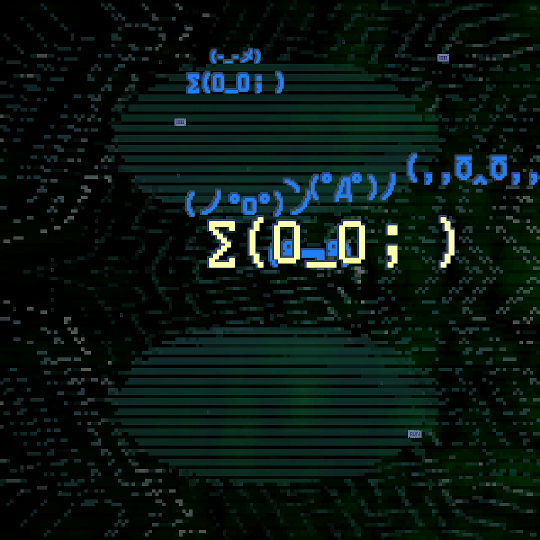
#> input picture assets/viz_20260211_121447.png, 1080 x 1080 px (shown at 1/2 size)
$ python -i ascii_convert.py   (imports and definitions only)
#> lines starting #> are read from the running program, lines starting #| are printed output that depends on the picture
"""
图像转 ASCII 艺术 - Image to ASCII art converter

逐像素将真实图像转换为彩色 ASCII 字符画。
Converts real images to colored ASCII art pixel by pixel.

从 stock_pixel_ascii.py 提取的核心功能。
"""

import math

from PIL import Image, ImageDraw, ImageEnhance, ImageFont


# ========== 字符集（按密度从亮到暗）==========
CHAR_SETS = {
    "classic": " .'`^\",:;Il!i><~+_-?][}{1)(|/tfjrxnuvczXYUJCLQ0OZmwqpdbkhao*#MW&8%B@$",
    "simple": " .:-=+*#%@",
    "blocks": " ░▒▓█",
    "bull": " .+*$↑▲🚀",
    "bear": " .+*$↓▼📉",
    "numbers": " 0123456789",
    "money": " .,;:¥$€£₿",
}


def image_to_ascii_art(
    image_path_or_obj,
    char_set="classic",
    scale=0.25,
    char_width=8,
    char_height=16,
    font_size=10,
    rgb_limit=(255, 255, 255),
    saturation=1.0,
    brightness=1.0,
    bg_color="black",
    custom_font=None,
):
    """
    将图像转换为 ASCII 艺术 - Convert image to ASCII art

    Args:
        image_path_or_obj: 图像路径或 PIL Image 对象
        char_set: 字符集名称或自定义字符串
        scale: 缩放比例（越小越快）
        char_width/char_height: 每个字符的像素尺寸
        font_size: 字体大小
        rgb_limit: RGB 上限 (r, g, b)
        saturation: 饱和度
        brightness: 亮度
        bg_color: 背景色
        custom_font: 自定义字体路径
    """
#> called with image_path_or_obj = '../assets/viz_20260211_121447.png', char_set = 'classic', scale = 0.25, char_width = 8, char_height = 16, font_size = 10, rgb_limit = (255, 255, 255), saturation = 1
    # 加载图像
    if isinstance(image_path_or_obj, str):
        im = Image.open(image_path_or_obj).convert("RGB")
#> im is the input picture: PIL image 1080x1080 RGB; mean R, G, B 9.1, 23.5, 18.7
    else:
        im = image_path_or_obj.convert("RGB")

    # 获取字符集
    if char_set in CHAR_SETS:
        chars = CHAR_SETS[char_set]
    else:
        chars = char_set

    char_array = list(chars[::-1])  # 反转（最亮到最暗）
    char_length = len(char_array)
    interval = char_length / 256

    # 缩放图像
    width, height = im.size
#> width = 1080; height = 1080
    im = im.resize(
        (int(scale * width), int(scale * height * (char_width / char_height))),
        Image.Resampling.NEAREST,
    )
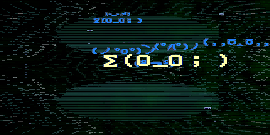
#> im: PIL image 270x135 RGB; mean R, G, B 9.6, 24, 19.1
    width, height = im.size
#> width = 270; height = 135
    pix = im.load()

    # 创建输出图像
    output_image = Image.new(
        "RGB", (char_width * width, char_height * height), color=bg_color
    )
#> output_image: PIL image 2160x2160 RGB; every value is 0
    draw = ImageDraw.Draw(output_image)

    # 加载字体
    try:
        if custom_font:
            font = ImageFont.truetype(custom_font, font_size)
        else:
            font = ImageFont.load_default()
    except (IOError, OSError):
        font = ImageFont.load_default()

    # RGB 限制
    max_r, max_g, max_b = rgb_limit

    # 逐像素转换
    ascii_string = ""
    for i in range(height):
        for j in range(width):
            r, g, b = pix[j, i]  # pyright: ignore[reportOptionalSubscript,reportGeneralTypeIssues]

            # 限制 RGB
            r = min(r, max_r)
            g = min(g, max_g)
            b = min(b, max_b)

            # 计算灰度
            gray = int(r / 3 + g / 3 + b / 3)

            # 映射到字符
            char_index = math.floor(gray * interval)
            char_index = min(char_index, char_length - 1)
            char = char_array[char_index]

            # 绘制字符（保留原色）
            draw.text(
                (j * char_width, i * char_height), char, font=font, fill=(r, g, b)
            )

            ascii_string += char
        ascii_string += "\n"

    # 后期增强
    output_image = ImageEnhance.Color(output_image).enhance(saturation)
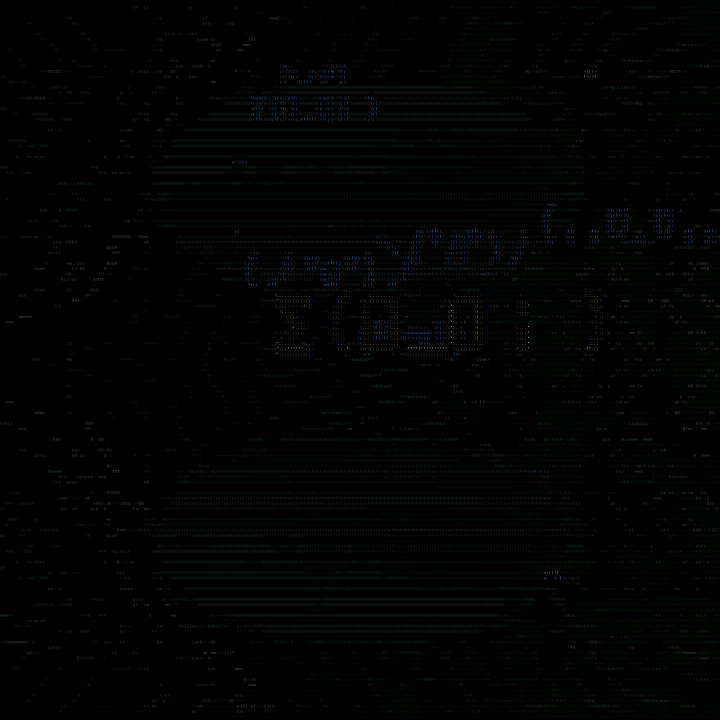
#> output_image: PIL image 2160x2160 RGB (shown at 1/3 size); mean R, G, B 0.9, 2.9, 2
    output_image = ImageEnhance.Brightness(output_image).enhance(brightness)

    return output_image, ascii_string


# [58 lines left out: function add_market_overlay, not called in this run]

>>> result = image_to_ascii_art('../assets/viz_20260211_121447.png')
